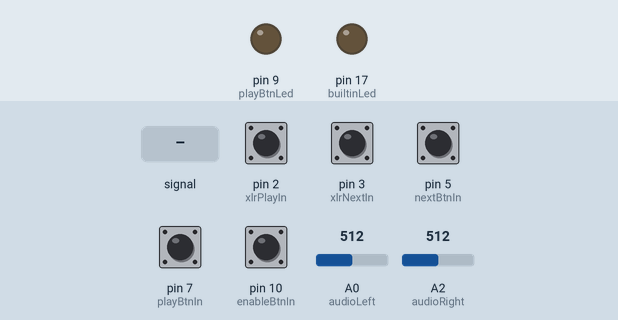
Simulated run of this program. Board: Arduino Leonardo, built with avr-gcc and run on an emulated ATmega32U4. Shown: output pins drawn as LEDs (lit = HIGH). Dashed ring = blinking. Inputs (shaded band) come from the test bench; at power-on: pin 2 (xlrPlayIn), pin 3 (xlrNextIn), pin 5 (nextBtnIn), pin 7 (playBtnIn), pin 10 (enableBtnIn) HIGH, A0 (audioLeft) = 512, A2 (audioRight) = 512. USB keyboard and mouse output is not drawn.

Above: at 4.2 s.
4.3 s: A0 (audioLeft) fed a 200 Hz sine of ±81 counts around its level
At 4.45 s:
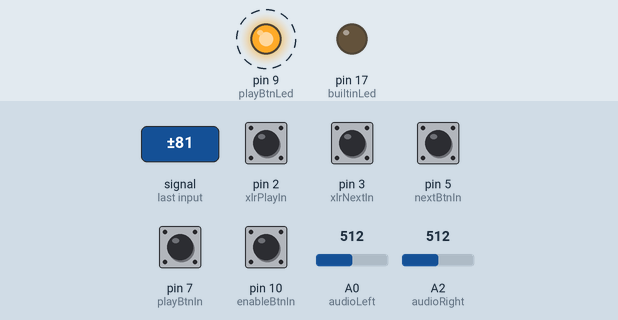
7.3 s: A0 (audioLeft) set to 716
At 7.9 s:
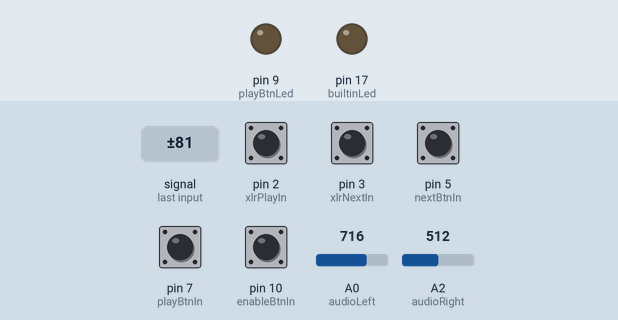
8.9 s: A2 (audioRight) fed a 200 Hz sine of ±81 counts around its level
At 9.15 s:
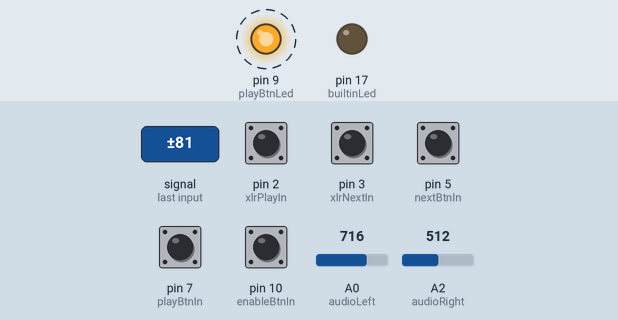
11.9 s: A2 (audioRight) set to 716
At 12.6 s:
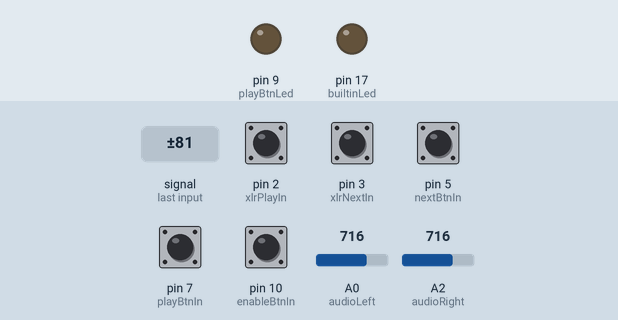
13.4 s: pin 2 (xlrPlayIn) pulled LOW for 1 s
At 13.55 s:
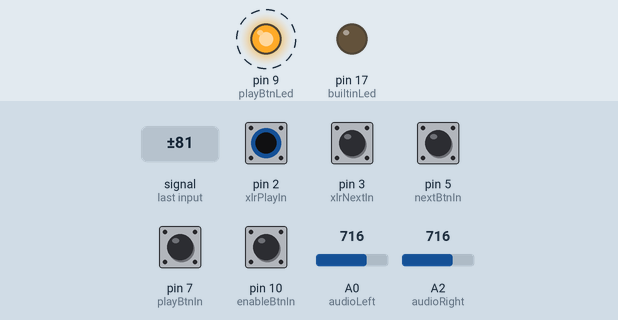
16.4 s: pin 3 (xlrNextIn) pulled LOW for 0.15 s
At 17.2 s:
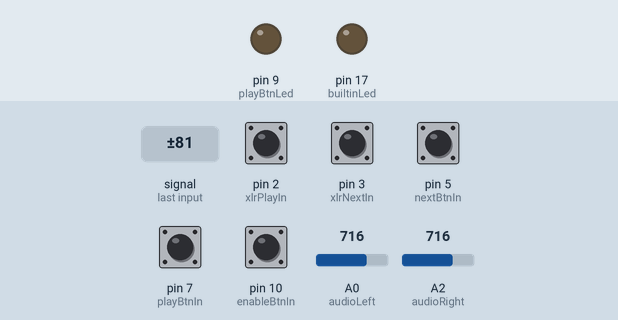
Timing chart, 0 to 19.2 s (numbered marks = the images above; inputs shaded):
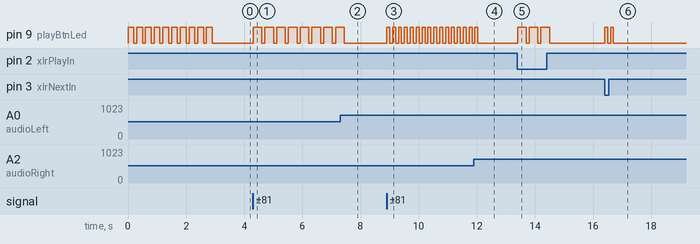

The program:

main.cpp
```cpp
#include <Arduino.h>
#include <Keyboard.h>

//IO config
#define audioLeft A0 //brown, left audio input
#define audioRight A2 //red, right audio input
#define audioGnd A1 //white or any marked special, run out of colors
#define xlrPlayIn 2 //black, remote paly button
#define xlrNextIn 3 //gray, remote next button
#define xlrGnd 4 //white
#define nextBtnIn 5 //yellow, local next button
#define nextBtnGnd 6 //orange
#define playBtnIn 7 //purple, local play button
#define playBtnGnd 8 //blue
#define playBtnLed 9 //green, PWM, led in play button
#define builtinLed 17 //13 for leonardo, 17 for pro micro
#define enableBtnIn 10 //any color, switch to cut-off local control buttons
#define enableBtnGnd 16 //any color


#define audioSensitivityLow 150
#define audioSensitivityHigh 500

void playAction(){
  //Serial.println("play action");
  Keyboard.print('p');
}

void nextAction(){
  //Serial.println("next action");
  Keyboard.print('n');
}

void setup() {
    //setup communications
    //Serial.begin(9600);
    Keyboard.begin();
    //setup pin modes
    pinMode(audioLeft, INPUT_PULLUP);
    pinMode(audioRight, INPUT_PULLUP);
    pinMode(audioGnd, OUTPUT);
    pinMode(xlrPlayIn, INPUT_PULLUP);
    pinMode(xlrNextIn, INPUT_PULLUP);
    pinMode(xlrGnd, OUTPUT);
    pinMode(nextBtnIn, INPUT_PULLUP);
    pinMode(nextBtnGnd, OUTPUT);
    pinMode(playBtnIn, INPUT_PULLUP);
    pinMode(playBtnGnd, OUTPUT);
    pinMode(playBtnLed, OUTPUT);
    pinMode(builtinLed, OUTPUT);
    //set GND pins to low
    digitalWrite(audioGnd, 0);
    digitalWrite(xlrGnd, 0);
    digitalWrite(nextBtnGnd, 0);
    digitalWrite(playBtnGnd, 0);
    //set cut-off switch
    pinMode(enableBtnIn, INPUT_PULLUP);
    pinMode(enableBtnGnd, OUTPUT);
    digitalWrite(enableBtnGnd, 0);

    //blink led few times to show that we are ready
    for (size_t i = 0; i < 10; i++) {
      digitalWrite(playBtnLed, 1);
      delay(200);
      digitalWrite(playBtnLed, 0);
      delay(100);
    }
}

//globals for reading state
int audioPlay;
int audioNext;
bool buttonPlay;
bool buttonNext;
bool xlrPlay;
bool xlrNext;
bool enableBtn;

void loop() {
  //read audio
  audioPlay = analogRead(audioLeft);
  audioNext = analogRead(audioRight);

  //read buttons and xlr
  buttonPlay =! digitalRead(playBtnIn);
  buttonNext =! digitalRead(nextBtnIn);
  xlrPlay =! digitalRead(xlrPlayIn);
  xlrNext =! digitalRead(xlrNextIn);
  enableBtn = digitalRead(enableBtnIn);
  //if (audio > audioSensitivity and connected to gnd) or btns or pins execute action and wait
  if ((audioPlay > audioSensitivityLow and audioPlay < audioSensitivityHigh) or (buttonPlay and enableBtn) or xlrPlay) {
    playAction();
    //blink once
    digitalWrite(playBtnLed, 1);
    delay(300);
    digitalWrite(playBtnLed, 0);
    delay(100);
  }
  if ((audioNext > audioSensitivityLow and audioNext < audioSensitivityHigh) or (buttonNext and enableBtn) or xlrNext) {
    nextAction();
    //blink twice
    digitalWrite(playBtnLed, 1);
    delay(100);
    digitalWrite(playBtnLed, 0);
    delay(100);
    digitalWrite(playBtnLed, 1);
    delay(100);
    digitalWrite(playBtnLed, 0);
    delay(100);
  }
  //wait 1ms in loop anyway?
  //Serial.print(audioPlay);
  //Serial.print(" ");
  //Serial.println(audioNext);
  //delay(1);
}
```

Measured:
- after the input at 4.3 s, pin 9 (playBtnLed): alternates HIGH for 0.30 s and LOW for 0.10 s, starting at once
- after the input at 7.3 s, pin 9 (playBtnLed): goes on until 7.4 s, then stays LOW
- after the input at 8.9 s, pin 9 (playBtnLed): alternates HIGH for 0.10 s and LOW for 0.10 s, starting at once
- after the input at 11.9 s, pin 9 (playBtnLed): goes on until 12.0 s, then stays LOW
- after the input at 13.4 s, pin 9 (playBtnLed): alternates HIGH for 0.30 s and LOW for 0.10 s, 6 changes in all, then stays LOW, starting at once
- after the input at 16.4 s, pin 9 (playBtnLed): alternates HIGH for 0.10 s and LOW for 0.10 s, 4 changes in all, then stays LOW, starting at once
